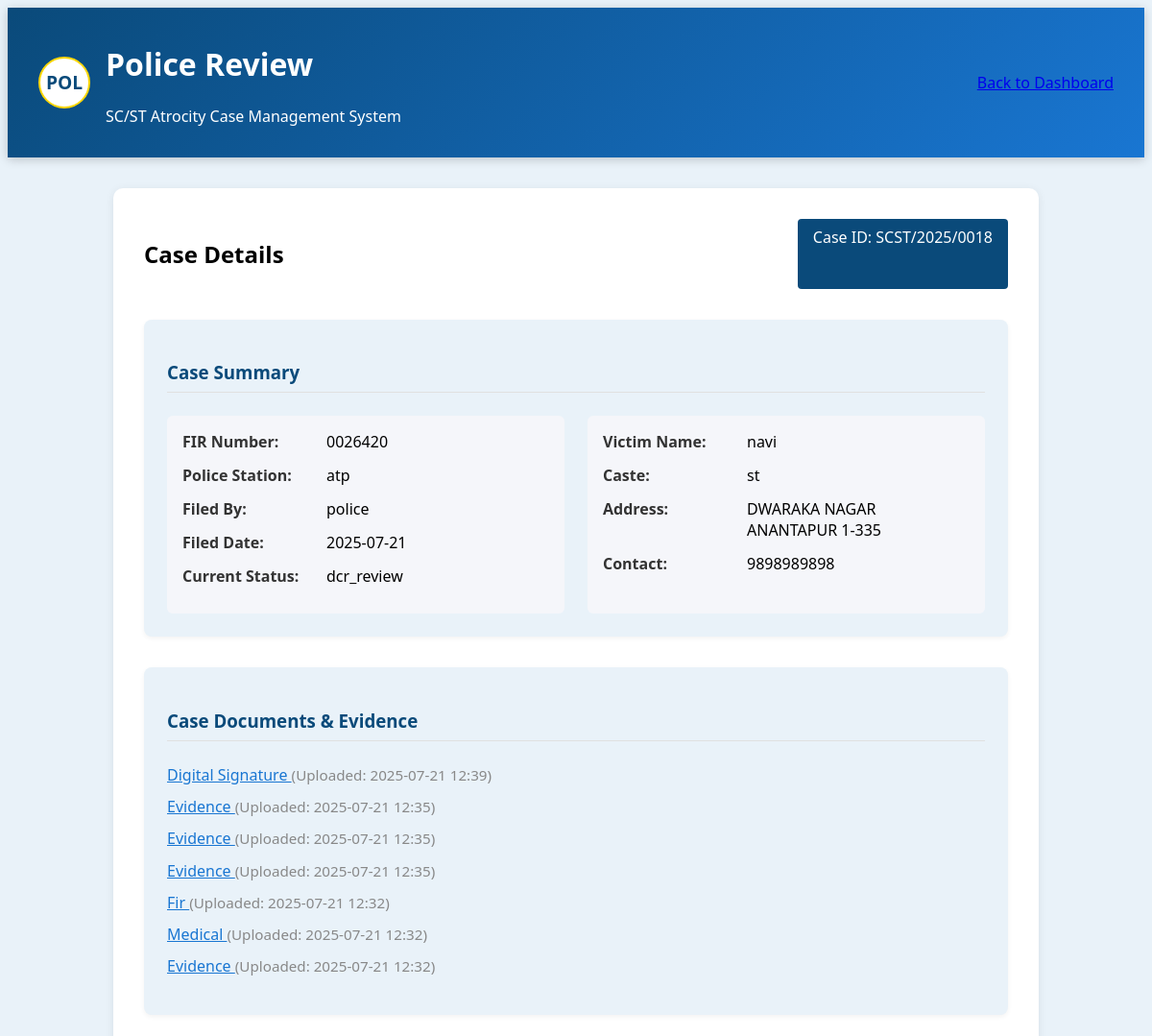
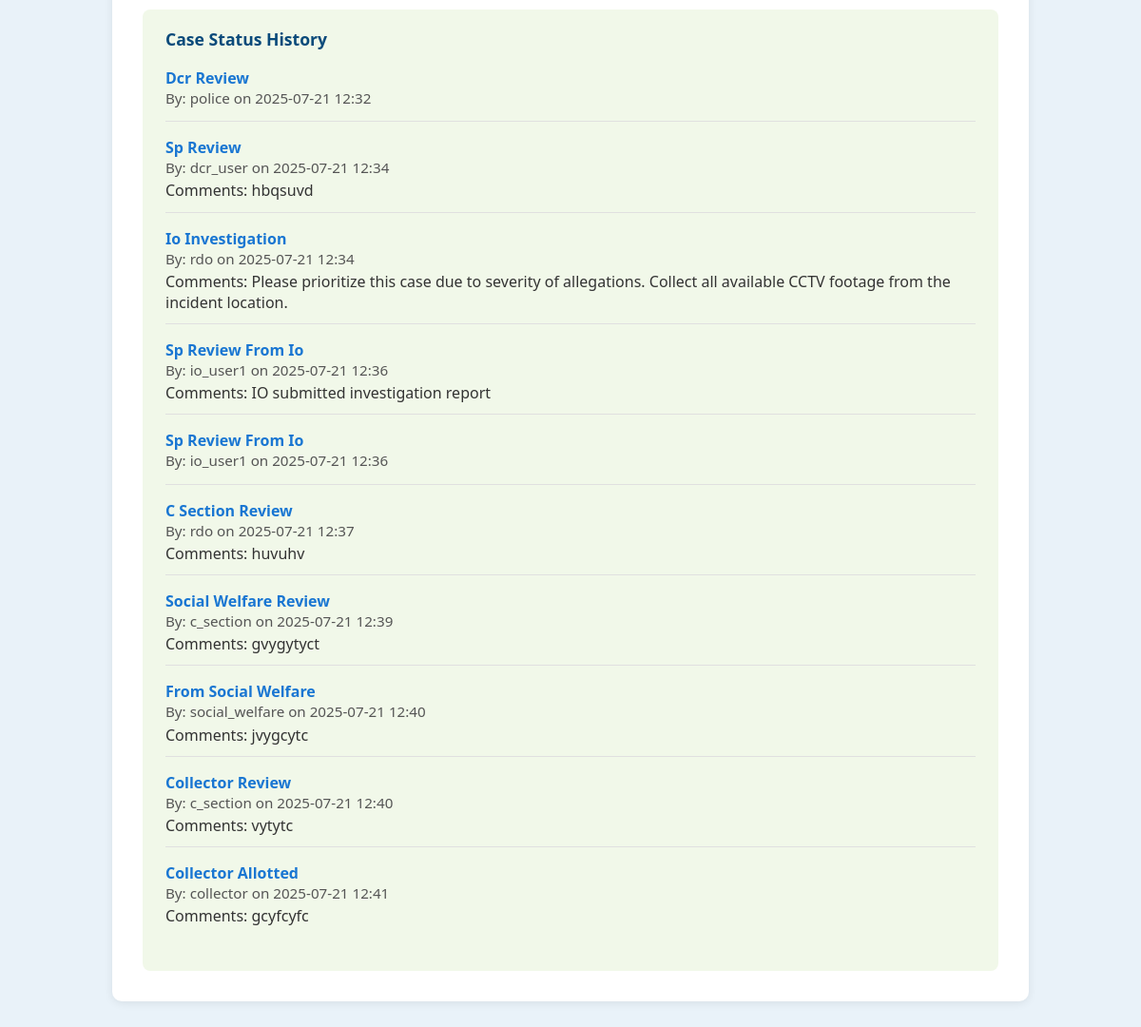
/review_police_case.php?case_id=18 (signed in), run on the app's committed database (2 pictures, top to bottom).
### tables this page shows
CREATE TABLE `cases` (
  `case_id` int(11) NOT NULL,
  `victim_name` varchar(100) NOT NULL,
  `victim_address` text NOT NULL,
  `incident_date` date NOT NULL,
  `incident_description` text NOT NULL,
  `case_type` enum('SC','ST') NOT NULL,
  `status` varchar(32) DEFAULT NULL,
  `filed_by` int(11) DEFAULT NULL,
  `created_at` timestamp NOT NULL DEFAULT current_timestamp(),
  `victim_age` int(11) DEFAULT NULL,
  `victim_gender` varchar(20) DEFAULT NULL,
  `victim_caste` varchar(20) DEFAULT NULL,
  `victim_contact` varchar(20) DEFAULT NULL,
  `victim_aadhaar` varchar(20) DEFAULT NULL,
  `fir_number` varchar(50) DEFAULT NULL,
  `fir_date` date DEFAULT NULL,
  `police_station` varchar(100) DEFAULT NULL,
  `victim_statement` text DEFAULT NULL,
  `medical_report` text DEFAULT NULL,
  `case_sections` text DEFAULT NULL,
  `investigating_officer` varchar(100) DEFAULT NULL,
  `forward_to_sp` tinyint(1) DEFAULT 1,
  `priority` enum('low','medium','high') NOT NULL DEFAULT 'medium',
  `assigned_officer` varchar(100) DEFAULT NULL,
  `io_username` varchar(50) DEFAULT NULL,
  `io_report` text DEFAULT NULL,
  `io_witness_statements` text DEFAULT NULL,
  `io_recommendations` text DEFAULT NULL,
  `updated_at` timestamp NULL DEFAULT current_timestamp() ON UPDATE current_timestamp()
);

CREATE TABLE `users` (
  `id` int(11) NOT NULL,
  `username` varchar(50) NOT NULL,
  `password` varchar(255) NOT NULL,
  `role` enum('police','rdo','c_section','collector','social_welfare','dcr','io') NOT NULL,
  `created_at` timestamp NOT NULL DEFAULT current_timestamp()
);

CREATE TABLE `case_status` (
  `status_id` int(11) NOT NULL,
  `case_id` int(11) NOT NULL,
  `status` varchar(32) DEFAULT NULL,
  `comments` text DEFAULT NULL,
  `updated_by` int(11) DEFAULT NULL,
  `created_at` timestamp NOT NULL DEFAULT current_timestamp()
);

CREATE TABLE `case_documents` (
  `document_id` int(11) NOT NULL,
  `case_id` int(11) NOT NULL,
  `document_type` varchar(50) NOT NULL,
  `file_path` varchar(255) NOT NULL,
  `uploaded_by` int(11) DEFAULT NULL,
  `created_at` timestamp NOT NULL DEFAULT current_timestamp()
);

### review_police_case.php (the view, shortened to what this page needs)
<?php
require_once 'includes/db.php';
$case_id = isset($_GET['case_id']) ? intval($_GET['case_id']) : 0;
$stmt = $pdo->prepare("SELECT c.*, u.username as filed_by_name FROM cases c JOIN users u ON c.filed_by = u.id WHERE c.case_id = ?");
$stmt->execute([$case_id]);
$case = $stmt->fetch(PDO::FETCH_ASSOC);
$stmt = $pdo->prepare("SELECT * FROM case_documents WHERE case_id = ? ORDER BY created_at DESC");
$stmt->execute([$case_id]);
$documents = $stmt->fetchAll(PDO::FETCH_ASSOC);
$stmt = $pdo->prepare("SELECT cs.*, u.username as updated_by_name FROM case_status cs JOIN users u ON cs.updated_by = u.id WHERE cs.case_id = ? ORDER BY cs.created_at ASC");
$stmt->execute([$case_id]);
$status_history = $stmt->fetchAll(PDO::FETCH_ASSOC);
?>
<!DOCTYPE html>
<html lang="en">
<head>
</head>
<body>
    <header class="header">
        <div class="header-title">
            <div class="badge">POL</div>
            <div>
                <h1>Police Review</h1>
                <p>SC/ST Atrocity Case Management System</p>
            </div>
        </div>
        <div class="header-actions">
            <a href="police.php" class="btn btn-secondary">Back to Dashboard</a>
        </div>
    </header>
    <div class="main-content">
        <div class="case-header">
            <h2>Case Details</h2>
            <div class="case-id">Case ID: SCST/<?php echo date('Y', strtotime($case['created_at'])); ?>/<?php echo str_pad($case['case_id'], 4, '0', STR_PAD_LEFT); ?></div>
        </div>
        <div class="case-section">
            <h3 class="section-title">Case Summary</h3>
            <div class="detail-grid">
                <div class="detail-card">
                    <?php if (!empty($case['fir_number'])): ?>
                    <div class="detail-row">
                        <div class="detail-label">FIR Number:</div>
                        <div class="detail-value"><?php echo htmlspecialchars($case['fir_number']); ?></div>
                    </div>
                    <?php endif; ?>
                    <?php if (!empty($case['police_station'])): ?>
                    <div class="detail-row">
                        <div class="detail-label">Police Station:</div>
                        <div class="detail-value"><?php echo htmlspecialchars($case['police_station']); ?></div>
                    </div>
                    <?php endif; ?>
                    <div class="detail-row">
                        <div class="detail-label">Filed By:</div>
                        <div class="detail-value"><?php echo htmlspecialchars($case['filed_by_name']); ?></div>
                    </div>
                    <div class="detail-row">
                        <div class="detail-label">Filed Date:</div>
                        <div class="detail-value"><?php echo date('Y-m-d', strtotime($case['created_at'])); ?></div>
                    </div>
                    <div class="detail-row">
                        <div class="detail-label">Current Status:</div>
                        <div class="detail-value"><?php echo htmlspecialchars($status_history[0]['status'] ?? '-'); ?></div>
                    </div>
                </div>
                <div class="detail-card">
                    <?php if (!empty($case['victim_name'])): ?>
                    <div class="detail-row">
                        <div class="detail-label">Victim Name:</div>
                        <div class="detail-value"><?php echo htmlspecialchars($case['victim_name']); ?></div>
                    </div>
                    <?php endif; ?>
                    <?php if (!empty($case['victim_caste'])): ?>
                    <div class="detail-row">
                        <div class="detail-label">Caste:</div>
                        <div class="detail-value"><?php echo htmlspecialchars($case['victim_caste']); ?></div>
                    </div>
                    <?php endif; ?>
                    <?php if (!empty($case['victim_address'])): ?>
                    <div class="detail-row">
                        <div class="detail-label">Address:</div>
                        <div class="detail-value"><?php echo htmlspecialchars($case['victim_address']); ?></div>
                    </div>
                    <?php endif; ?>
                    <?php if (!empty($case['victim_contact'])): ?>
                    <div class="detail-row">
                        <div class="detail-label">Contact:</div>
                        <div class="detail-value"><?php echo htmlspecialchars($case['victim_contact']); ?></div>
                    </div>
                    <?php endif; ?>
                </div>
            </div>
        </div>
        <div class="case-section">
            <h3 class="section-title">Case Documents & Evidence</h3>
            <?php if (!empty($documents)): ?>
            <ul class="evidence-list">
                <?php foreach ($documents as $doc): ?>
                <li>
                    <a href="uploads/<?php echo htmlspecialchars($doc['file_path']); ?>" target="_blank" class="evidence-link">
                        <?php echo htmlspecialchars(ucwords(str_replace('_', ' ', $doc['document_type']))); ?>
                    </a>
                    <span style="color:#888;font-size:0.95em;">(Uploaded: <?php echo htmlspecialchars(date('Y-m-d H:i', strtotime($doc['created_at']))); ?>)</span>
                </li>
                <?php endforeach; ?>
            </ul>
            <?php else: ?>
            <div style="color:#888;">No documents uploaded for this case.</div>
            <?php endif; ?>
        </div>
        <div class="status-history-block">
            <div class="status-history-title">Case Status History</div>
            <?php foreach ($status_history as $status): ?>
            <div class="status-history-item">
                <div class="status-label"><?php echo htmlspecialchars(ucwords(str_replace('_', ' ', $status['status']))); ?></div>
                <div class="status-meta">By: <?php echo htmlspecialchars($status['updated_by_name']); ?> on <?php echo htmlspecialchars(date('Y-m-d H:i', strtotime($status['created_at']))); ?></div>
                <?php if (!empty($status['comments'])): ?>
                <div class="status-comments">Comments: <?php echo nl2br(htmlspecialchars($status['comments'])); ?></div>
                <?php endif; ?>
            </div>
            <?php endforeach; ?>
        </div>
    </div>
</body>
</html>

### review_police_case.php (style rules this page uses)
:root { --police-blue: #0a4a7a; --police-light: #e9f2f9; --police-dark: #333333; --police-gray: #e0e0e0; }
body { background-color: var(--police-light); font-family: 'Segoe UI', Tahoma, Geneva, Verdana, sans-serif; }
.header { background: linear-gradient(135deg, var(--police-blue), #1976d2); color: white; padding: 1rem 2rem; display: flex; justify-content: space-between; align-items: center; box-shadow: 0 2px 10px rgba(0,0,0,0.2); }
.header-title { display: flex; align-items: center; gap: 1rem; }
.badge { width: 50px; height: 50px; background-color: white; border-radius: 50%; display: flex; align-items: center; justify-content: center; color: var(--police-blue); font-weight: bold; font-size: 1.2rem; border: 2px solid gold; }
.main-content { max-width: 900px; margin: 2rem auto; background: white; border-radius: 10px; box-shadow: 0 2px 10px rgba(0,0,0,0.08); padding: 2rem; }
.case-header { display: flex; justify-content: space-between; margin-bottom: 2rem; }
.case-id { background-color: var(--police-blue); color: white; padding: 0.5rem 1rem; border-radius: 4px; }
.case-section { background-color: var(--police-light); border-radius: 8px; padding: 1.5rem; margin-bottom: 2rem; box-shadow: 0 2px 5px rgba(0,0,0,0.05); }
.section-title { color: var(--police-blue); margin-bottom: 1.5rem; padding-bottom: 0.5rem; border-bottom: 1px solid var(--police-gray); }
.detail-grid { display: grid; grid-template-columns: repeat(auto-fill, minmax(300px, 1fr)); gap: 1.5rem; }
.detail-card { background-color: #f5f6fa; padding: 1rem; border-radius: 6px; }
.detail-row { display: flex; margin-bottom: 0.8rem; }
.detail-label { font-weight: 600; width: 150px; color: var(--police-dark); }
.detail-value { flex: 1; }
.evidence-list { list-style: none; padding: 0; }
.evidence-list li { margin-bottom: 0.7em; }
.evidence-link { color: #1976d2; text-decoration: underline; font-weight: 500; }
.status-history-block { background: #f1f8e9; border-radius: 8px; padding: 1.2em 1.5em; margin-top: 2em; }
.status-history-title { color: #0a4a7a; font-size: 1.1em; font-weight: 700; margin-bottom: 1em; }
.status-history-item { margin-bottom: 1em; padding-bottom: 0.7em; border-bottom: 1px solid #e0e0e0; }
.status-history-item:last-child { border-bottom: none; }
.status-label { font-weight: 600; color: #1976d2; }
.status-meta { color: #555; font-size: 0.95em; margin-bottom: 0.2em; }
.status-comments { color: #333; font-size: 1em; margin-top: 0.2em; }

### data on the page
cases: created_at "2025", case_id "0018", fir_number "0026420", police_station "atp", filed_by.username "police", created_at "2025-07-21", victim_name "navi", victim_caste "st", victim_address "DWARAKA NAGAR ANANTAPUR 1-335", victim_contact "9898989898"
case_status: status "dcr_review", status "Dcr Review", updated_by.username "police", created_at "2025-07-21 12:32"
case_documents: document_type "Digital Signature", created_at "2025-07-21 12:39"
case_documents: document_type "Evidence", created_at "2025-07-21 12:35"
case_documents: document_type "Evidence", created_at "2025-07-21 12:35"
case_documents: document_type "Evidence", created_at "2025-07-21 12:35"
case_documents: document_type "Fir", created_at "2025-07-21 12:32"
case_documents: document_type "Medical", created_at "2025-07-21 12:32"
case_documents: document_type "Evidence", created_at "2025-07-21 12:32"
case_status: status "Sp Review", updated_by.username "dcr_user", created_at "2025-07-21 12:34", comments "hbqsuvd"
case_status: status "Io Investigation", updated_by.username "rdo", created_at "2025-07-21 12:34", comments "Please prioritize this case due to severity of allegations. Collect all available CCTV footage from the incident location."
case_status: status "Sp Review From Io", updated_by.username "io_user1", created_at "2025-07-21 12:36", comments "IO submitted investigation report"
case_status: status "Sp Review From Io", updated_by.username "io_user1", created_at "2025-07-21 12:36"
case_status: status "C Section Review", updated_by.username "rdo", created_at "2025-07-21 12:37", comments "huvuhv"
case_status: status "Social Welfare Review", updated_by.username "c_section", created_at "2025-07-21 12:39", comments "gvygytyct"
case_status: status "From Social Welfare", updated_by.username "social_welfare", created_at "2025-07-21 12:40", comments "jvygcytc"
case_status: status "Collector Review", updated_by.username "c_section", created_at "2025-07-21 12:40", comments "vytytc"
case_status: status "Collector Allotted", updated_by.username "collector", created_at "2025-07-21 12:41", comments "gcyfcyfc"
